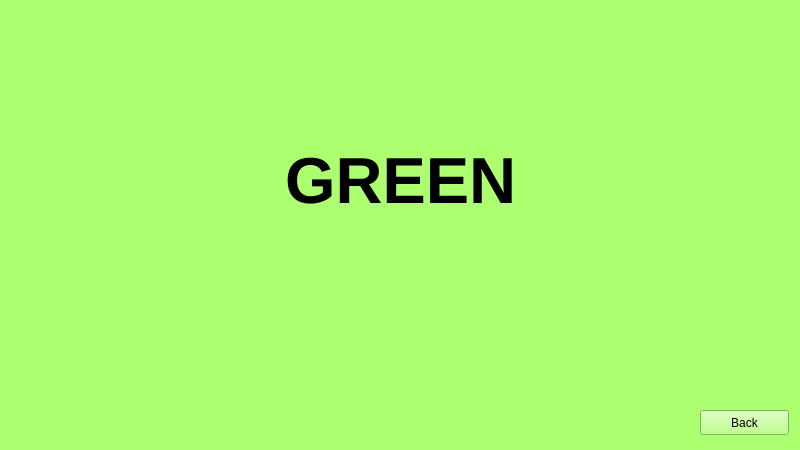
<?xml version="1.0" encoding="UTF-8"?>
<ui version="4.0">
 <class>MainWindow</class>
 <widget class="QMainWindow" name="MainWindow">
  <property name="geometry">
   <rect>
    <x>0</x>
    <y>0</y>
    <width>800</width>
    <height>450</height>
   </rect>
  </property>
  <property name="windowTitle">
   <string>MainWindow</string>
  </property>
  <property name="styleSheet">
   <string notr="true">background-color: rgb(172, 255, 111);</string>
  </property>
  <widget class="QWidget" name="centralwidget">
   <widget class="QLabel" name="lb_color">
    <property name="geometry">
     <rect>
      <x>90</x>
      <y>120</y>
      <width>621</width>
      <height>121</height>
     </rect>
    </property>
    <property name="font">
     <font>
      <pointsize>49</pointsize>
      <weight>75</weight>
      <bold>true</bold>
     </font>
    </property>
    <property name="text">
     <string>GREEN</string>
    </property>
    <property name="textFormat">
     <enum>Qt::AutoText</enum>
    </property>
    <property name="alignment">
     <set>Qt::AlignCenter</set>
    </property>
   </widget>
   <widget class="QPushButton" name="btn_back">
    <property name="geometry">
     <rect>
      <x>700</x>
      <y>410</y>
      <width>89</width>
      <height>25</height>
     </rect>
    </property>
    <property name="text">
     <string>Back</string>
    </property>
   </widget>
  </widget>
 </widget>
 <resources/>
 <connections/>
</ui>
